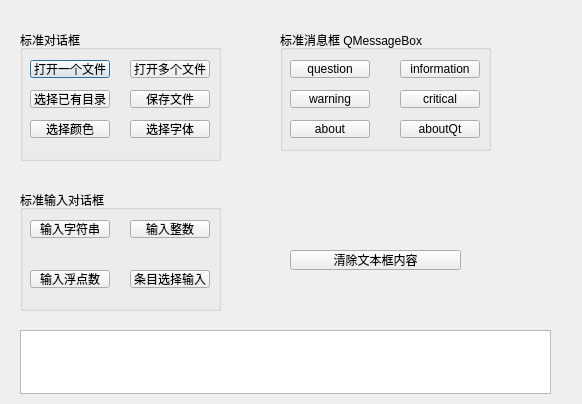
<?xml version="1.0" encoding="UTF-8"?>
<ui version="4.0">
 <class>Dialog</class>
 <widget class="QDialog" name="Dialog">
  <property name="geometry">
   <rect>
    <x>0</x>
    <y>0</y>
    <width>582</width>
    <height>404</height>
   </rect>
  </property>
  <property name="windowTitle">
   <string>Dialog</string>
  </property>
  <widget class="QGroupBox" name="groupBox">
   <property name="geometry">
    <rect>
     <x>20</x>
     <y>30</y>
     <width>201</width>
     <height>131</height>
    </rect>
   </property>
   <property name="title">
    <string>标准对话框</string>
   </property>
   <widget class="QPushButton" name="btnOpen">
    <property name="geometry">
     <rect>
      <x>10</x>
      <y>30</y>
      <width>80</width>
      <height>18</height>
     </rect>
    </property>
    <property name="text">
     <string>打开一个文件</string>
    </property>
   </widget>
   <widget class="QPushButton" name="btnOpenMulti">
    <property name="geometry">
     <rect>
      <x>110</x>
      <y>30</y>
      <width>80</width>
      <height>18</height>
     </rect>
    </property>
    <property name="text">
     <string>打开多个文件</string>
    </property>
   </widget>
   <widget class="QPushButton" name="brnSelDir">
    <property name="geometry">
     <rect>
      <x>10</x>
      <y>60</y>
      <width>80</width>
      <height>18</height>
     </rect>
    </property>
    <property name="text">
     <string>选择已有目录</string>
    </property>
   </widget>
   <widget class="QPushButton" name="btnSave">
    <property name="geometry">
     <rect>
      <x>110</x>
      <y>60</y>
      <width>80</width>
      <height>18</height>
     </rect>
    </property>
    <property name="text">
     <string>保存文件</string>
    </property>
   </widget>
   <widget class="QPushButton" name="pushButton_5">
    <property name="geometry">
     <rect>
      <x>10</x>
      <y>90</y>
      <width>80</width>
      <height>18</height>
     </rect>
    </property>
    <property name="text">
     <string>选择颜色</string>
    </property>
   </widget>
   <widget class="QPushButton" name="btnFont">
    <property name="geometry">
     <rect>
      <x>110</x>
      <y>90</y>
      <width>80</width>
      <height>18</height>
     </rect>
    </property>
    <property name="text">
     <string>选择字体</string>
    </property>
   </widget>
  </widget>
  <widget class="QGroupBox" name="groupBox_2">
   <property name="geometry">
    <rect>
     <x>280</x>
     <y>30</y>
     <width>211</width>
     <height>121</height>
    </rect>
   </property>
   <property name="title">
    <string>标准消息框 QMessageBox</string>
   </property>
   <widget class="QPushButton" name="btnMsgQuestion">
    <property name="geometry">
     <rect>
      <x>10</x>
      <y>30</y>
      <width>80</width>
      <height>18</height>
     </rect>
    </property>
    <property name="text">
     <string>question</string>
    </property>
   </widget>
   <widget class="QPushButton" name="btnMsgInformation">
    <property name="geometry">
     <rect>
      <x>120</x>
      <y>30</y>
      <width>80</width>
      <height>18</height>
     </rect>
    </property>
    <property name="text">
     <string>information</string>
    </property>
   </widget>
   <widget class="QPushButton" name="btnMsgWarning_2">
    <property name="geometry">
     <rect>
      <x>10</x>
      <y>60</y>
      <width>80</width>
      <height>18</height>
     </rect>
    </property>
    <property name="text">
     <string>warning</string>
    </property>
   </widget>
   <widget class="QPushButton" name="btnMsgCritical">
    <property name="geometry">
     <rect>
      <x>120</x>
      <y>60</y>
      <width>80</width>
      <height>18</height>
     </rect>
    </property>
    <property name="text">
     <string>critical</string>
    </property>
   </widget>
   <widget class="QPushButton" name="pushButton_17">
    <property name="geometry">
     <rect>
      <x>120</x>
      <y>90</y>
      <width>80</width>
      <height>18</height>
     </rect>
    </property>
    <property name="text">
     <string>aboutQt</string>
    </property>
   </widget>
   <widget class="QPushButton" name="pushButton_18">
    <property name="geometry">
     <rect>
      <x>10</x>
      <y>90</y>
      <width>80</width>
      <height>18</height>
     </rect>
    </property>
    <property name="text">
     <string>about</string>
    </property>
   </widget>
  </widget>
  <widget class="QGroupBox" name="groupBox_3">
   <property name="geometry">
    <rect>
     <x>20</x>
     <y>190</y>
     <width>201</width>
     <height>121</height>
    </rect>
   </property>
   <property name="title">
    <string>标准输入对话框</string>
   </property>
   <widget class="QPushButton" name="btnIputString">
    <property name="geometry">
     <rect>
      <x>10</x>
      <y>30</y>
      <width>80</width>
      <height>18</height>
     </rect>
    </property>
    <property name="text">
     <string>输入字符串</string>
    </property>
   </widget>
   <widget class="QPushButton" name="btnIputInt">
    <property name="geometry">
     <rect>
      <x>110</x>
      <y>30</y>
      <width>80</width>
      <height>18</height>
     </rect>
    </property>
    <property name="text">
     <string>输入整数</string>
    </property>
   </widget>
   <widget class="QPushButton" name="btnInputFloat">
    <property name="geometry">
     <rect>
      <x>10</x>
      <y>80</y>
      <width>80</width>
      <height>18</height>
     </rect>
    </property>
    <property name="text">
     <string>输入浮点数</string>
    </property>
   </widget>
   <widget class="QPushButton" name="btnInputItem">
    <property name="geometry">
     <rect>
      <x>110</x>
      <y>80</y>
      <width>80</width>
      <height>18</height>
     </rect>
    </property>
    <property name="text">
     <string>条目选择输入</string>
    </property>
   </widget>
  </widget>
  <widget class="QPlainTextEdit" name="plainTextEdit">
   <property name="geometry">
    <rect>
     <x>20</x>
     <y>330</y>
     <width>531</width>
     <height>64</height>
    </rect>
   </property>
  </widget>
  <widget class="QPushButton" name="pushButton_23">
   <property name="geometry">
    <rect>
     <x>290</x>
     <y>250</y>
     <width>171</width>
     <height>20</height>
    </rect>
   </property>
   <property name="text">
    <string>清除文本框内容</string>
   </property>
  </widget>
 </widget>
 <resources/>
 <connections/>
</ui>
